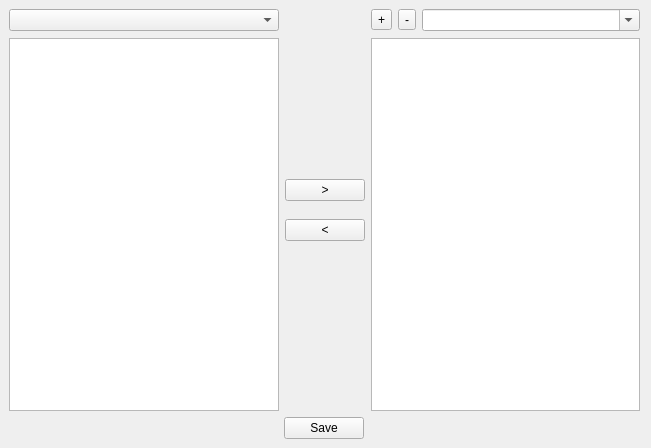
<?xml version="1.0" encoding="UTF-8"?>
<ui version="4.0">
 <class>CustomToolbarCreator</class>
 <widget class="QFrame" name="CustomToolbarCreator">
  <property name="geometry">
   <rect>
    <x>0</x>
    <y>0</y>
    <width>651</width>
    <height>448</height>
   </rect>
  </property>
  <property name="windowTitle">
   <string>Frame</string>
  </property>
  <property name="frameShape">
   <enum>QFrame::NoFrame</enum>
  </property>
  <property name="frameShadow">
   <enum>QFrame::Raised</enum>
  </property>
  <layout class="QVBoxLayout" name="verticalLayout">
   <property name="leftMargin">
    <number>9</number>
   </property>
   <property name="topMargin">
    <number>9</number>
   </property>
   <property name="bottomMargin">
    <number>9</number>
   </property>
   <item>
    <widget class="QFrame" name="frame">
     <property name="frameShape">
      <enum>QFrame::NoFrame</enum>
     </property>
     <property name="frameShadow">
      <enum>QFrame::Raised</enum>
     </property>
     <layout class="QHBoxLayout" name="horizontalLayout">
      <property name="leftMargin">
       <number>0</number>
      </property>
      <property name="topMargin">
       <number>0</number>
      </property>
      <property name="rightMargin">
       <number>0</number>
      </property>
      <property name="bottomMargin">
       <number>0</number>
      </property>
      <item>
       <widget class="QFrame" name="frame_2">
        <property name="minimumSize">
         <size>
          <width>150</width>
          <height>200</height>
         </size>
        </property>
        <property name="frameShape">
         <enum>QFrame::NoFrame</enum>
        </property>
        <property name="frameShadow">
         <enum>QFrame::Raised</enum>
        </property>
        <layout class="QVBoxLayout" name="verticalLayout_2">
         <property name="leftMargin">
          <number>0</number>
         </property>
         <property name="topMargin">
          <number>0</number>
         </property>
         <property name="rightMargin">
          <number>0</number>
         </property>
         <property name="bottomMargin">
          <number>0</number>
         </property>
         <item>
          <widget class="QFrame" name="frame_6">
           <property name="frameShape">
            <enum>QFrame::NoFrame</enum>
           </property>
           <property name="frameShadow">
            <enum>QFrame::Raised</enum>
           </property>
           <layout class="QHBoxLayout" name="horizontalLayout_4">
            <property name="leftMargin">
             <number>0</number>
            </property>
            <property name="topMargin">
             <number>0</number>
            </property>
            <property name="rightMargin">
             <number>0</number>
            </property>
            <property name="bottomMargin">
             <number>1</number>
            </property>
            <item>
             <widget class="QComboBox" name="categories_combobox"/>
            </item>
           </layout>
          </widget>
         </item>
         <item>
          <widget class="ActionList" name="offered_actions"/>
         </item>
        </layout>
       </widget>
      </item>
      <item alignment="Qt::AlignHCenter|Qt::AlignVCenter">
       <widget class="QFrame" name="frame_5">
        <property name="sizePolicy">
         <sizepolicy hsizetype="Maximum" vsizetype="Maximum">
          <horstretch>0</horstretch>
          <verstretch>0</verstretch>
         </sizepolicy>
        </property>
        <property name="frameShape">
         <enum>QFrame::NoFrame</enum>
        </property>
        <property name="frameShadow">
         <enum>QFrame::Raised</enum>
        </property>
        <layout class="QVBoxLayout" name="verticalLayout_4">
         <property name="spacing">
          <number>18</number>
         </property>
         <property name="leftMargin">
          <number>0</number>
         </property>
         <property name="topMargin">
          <number>0</number>
         </property>
         <property name="rightMargin">
          <number>0</number>
         </property>
         <property name="bottomMargin">
          <number>0</number>
         </property>
         <item>
          <widget class="QPushButton" name="add_button">
           <property name="sizePolicy">
            <sizepolicy hsizetype="Maximum" vsizetype="Fixed">
             <horstretch>0</horstretch>
             <verstretch>0</verstretch>
            </sizepolicy>
           </property>
           <property name="text">
            <string>&gt;</string>
           </property>
           <property name="iconSize">
            <size>
             <width>32</width>
             <height>32</height>
            </size>
           </property>
          </widget>
         </item>
         <item>
          <widget class="QPushButton" name="remove_button">
           <property name="sizePolicy">
            <sizepolicy hsizetype="Minimum" vsizetype="Fixed">
             <horstretch>0</horstretch>
             <verstretch>0</verstretch>
            </sizepolicy>
           </property>
           <property name="text">
            <string>&lt;</string>
           </property>
           <property name="iconSize">
            <size>
             <width>32</width>
             <height>32</height>
            </size>
           </property>
          </widget>
         </item>
        </layout>
       </widget>
      </item>
      <item>
       <widget class="QFrame" name="widget_list">
        <property name="minimumSize">
         <size>
          <width>150</width>
          <height>200</height>
         </size>
        </property>
        <property name="frameShape">
         <enum>QFrame::NoFrame</enum>
        </property>
        <property name="frameShadow">
         <enum>QFrame::Raised</enum>
        </property>
        <layout class="QVBoxLayout" name="verticalLayout_3">
         <property name="leftMargin">
          <number>0</number>
         </property>
         <property name="topMargin">
          <number>0</number>
         </property>
         <property name="rightMargin">
          <number>0</number>
         </property>
         <property name="bottomMargin">
          <number>0</number>
         </property>
         <item>
          <widget class="QFrame" name="frame_3">
           <property name="frameShape">
            <enum>QFrame::NoFrame</enum>
           </property>
           <property name="frameShadow">
            <enum>QFrame::Raised</enum>
           </property>
           <layout class="QHBoxLayout" name="horizontalLayout_3">
            <property name="leftMargin">
             <number>0</number>
            </property>
            <property name="topMargin">
             <number>0</number>
            </property>
            <property name="rightMargin">
             <number>0</number>
            </property>
            <property name="bottomMargin">
             <number>1</number>
            </property>
            <item>
             <widget class="QToolButton" name="add_widget_button">
              <property name="text">
               <string>+</string>
              </property>
              <property name="autoRaise">
               <bool>false</bool>
              </property>
             </widget>
            </item>
            <item>
             <widget class="QToolButton" name="remove_widget_button">
              <property name="text">
               <string>-</string>
              </property>
             </widget>
            </item>
            <item>
             <widget class="QComboBox" name="combo">
              <property name="toolTip">
               <string>input a name and then press +</string>
              </property>
              <property name="editable">
               <bool>true</bool>
              </property>
             </widget>
            </item>
           </layout>
          </widget>
         </item>
         <item>
          <widget class="ActionList" name="chosen_actions"/>
         </item>
        </layout>
       </widget>
      </item>
     </layout>
    </widget>
   </item>
   <item>
    <widget class="QFrame" name="frame_4">
     <property name="frameShape">
      <enum>QFrame::NoFrame</enum>
     </property>
     <property name="frameShadow">
      <enum>QFrame::Raised</enum>
     </property>
     <layout class="QHBoxLayout" name="horizontalLayout_2">
      <property name="leftMargin">
       <number>0</number>
      </property>
      <property name="topMargin">
       <number>0</number>
      </property>
      <property name="rightMargin">
       <number>0</number>
      </property>
      <property name="bottomMargin">
       <number>0</number>
      </property>
      <item>
       <widget class="QPushButton" name="save_button">
        <property name="sizePolicy">
         <sizepolicy hsizetype="Maximum" vsizetype="Fixed">
          <horstretch>0</horstretch>
          <verstretch>0</verstretch>
         </sizepolicy>
        </property>
        <property name="text">
         <string>Save</string>
        </property>
       </widget>
      </item>
     </layout>
    </widget>
   </item>
  </layout>
 </widget>
 <customwidgets>
  <customwidget>
   <class>ActionList</class>
   <extends>QListWidget</extends>
   <header>actionlist.h</header>
  </customwidget>
 </customwidgets>
 <resources/>
 <connections/>
</ui>
